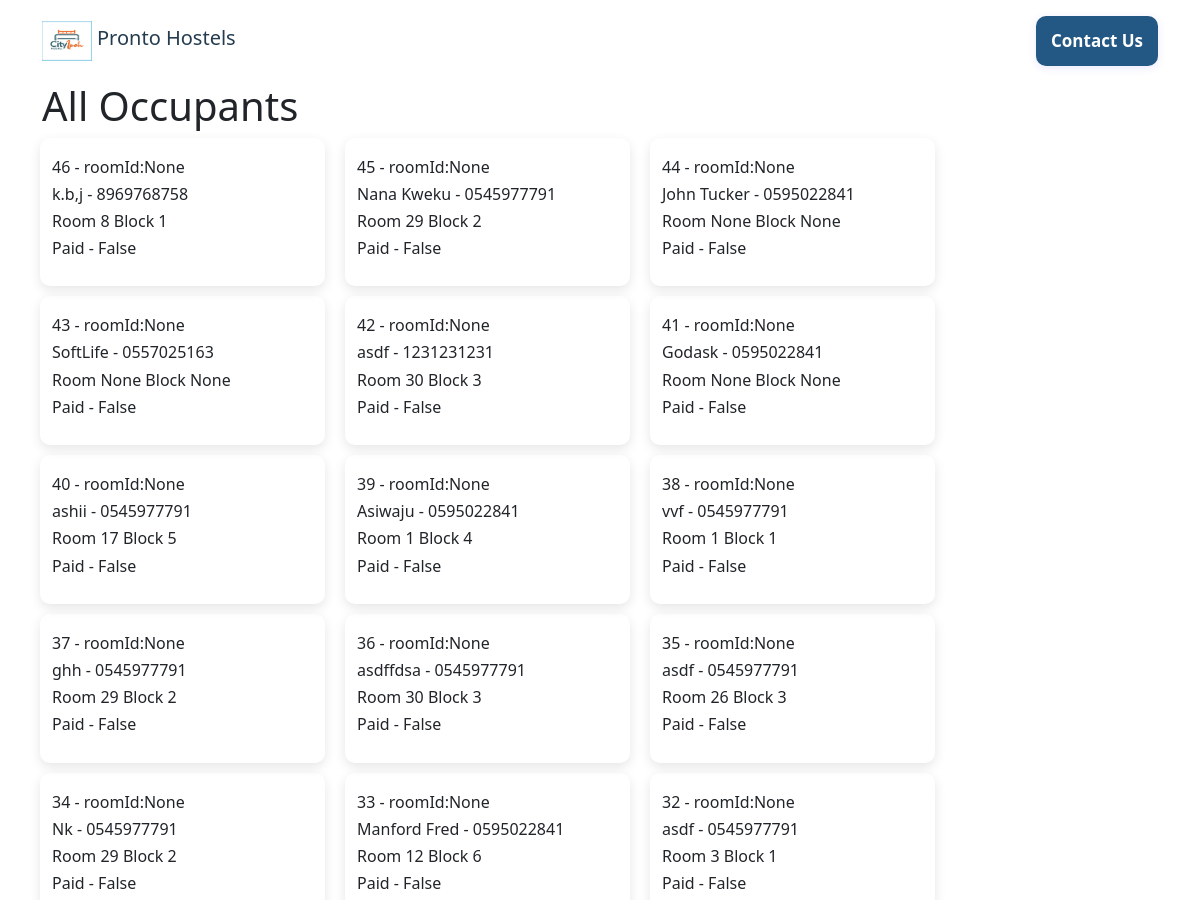
The app's page /occupants (upper part), older data.
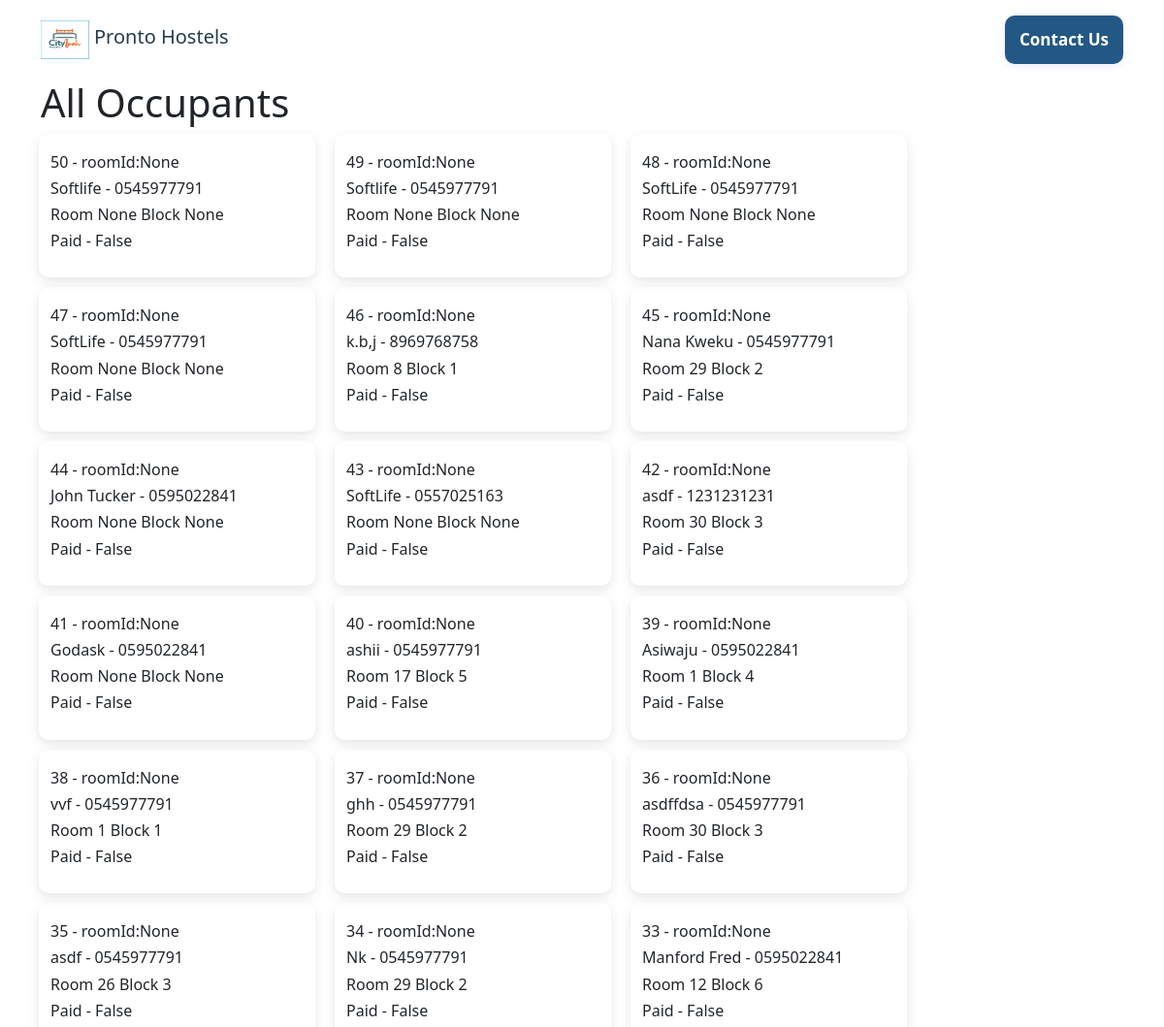
The same page, newer data.
### app.py (models this page shows)
class Occupant(db.Model):
    id = db.Column(db.Integer, primary_key=True)
    name = db.Column(db.String(), nullable=True)
    studentId = db.Column(db.String(), nullable=True)
    phone = db.Column(db.String(), nullable=True)
    course = db.Column(db.String(), nullable=True)
    level = db.Column(db.String(), nullable=True)
    room = db.Column(db.String(), nullable=True)
    block = db.Column(db.String(), nullable=True)
    roomnumber = db.Column(db.String(), nullable=True)
    roomid = db.Column(db.String(), nullable=True)
    roomCost = db.Column(db.Float(), nullable=True, default=0)
    amountPaid = db.Column(db.Float(), nullable=True, default=0)
    due = db.Column(db.Float(), nullable=True)
    paid = db.Column(db.Boolean(), default=False)

### app.py (the view)
@app.route('/occupants', methods=['GET', 'POST'])
def occupants():
    alloccupants = Occupant.query.order_by(Occupant.id.desc()).all()
    return render_template("occupants.html", alloccupants = alloccupants)

### templates/occupants.html
{% extends "layout.html" %}
{% block body %}
<div class="container">
    <h1>All Occupants</h1>
    <div>
        <div class="row">
            {% for o in alloccupants %}
            <div class="col-md-3 col-6 answerCard" >
                    <div>
                            <h6>{{o.id}} - roomId:{{o.roomid}} </h6>
                            <h6>{{o.name}} - {{o.phone}} </h6>
                            <h6>Room {{o.room}} Block {{o.block}} </h6>
                            <h6>Paid - {{o.paid}} </h6>
                    </div>
                </div>
            {% endfor %}
        </div>
    </div>
</div>
{% endblock %}

Row changes from the older to the newer data that the page shows:
no longer on this page (row unchanged): Occupant: id "32", roomid "None", name "asdf", phone "0545977791", room "3", block "1", paid "False"
added Occupant: id "50", roomid "None", name "Softlife", phone "0545977791", room "None", block "None", paid "False"
added Occupant: id "49", roomid "None", name "Softlife", phone "0545977791", room "None", block "None", paid "False"
added Occupant: id "48", roomid "None", name "SoftLife", phone "0545977791", room "None", block "None", paid "False"
added Occupant: id "47", roomid "None", name "SoftLife", phone "0545977791", room "None", block "None", paid "False"
